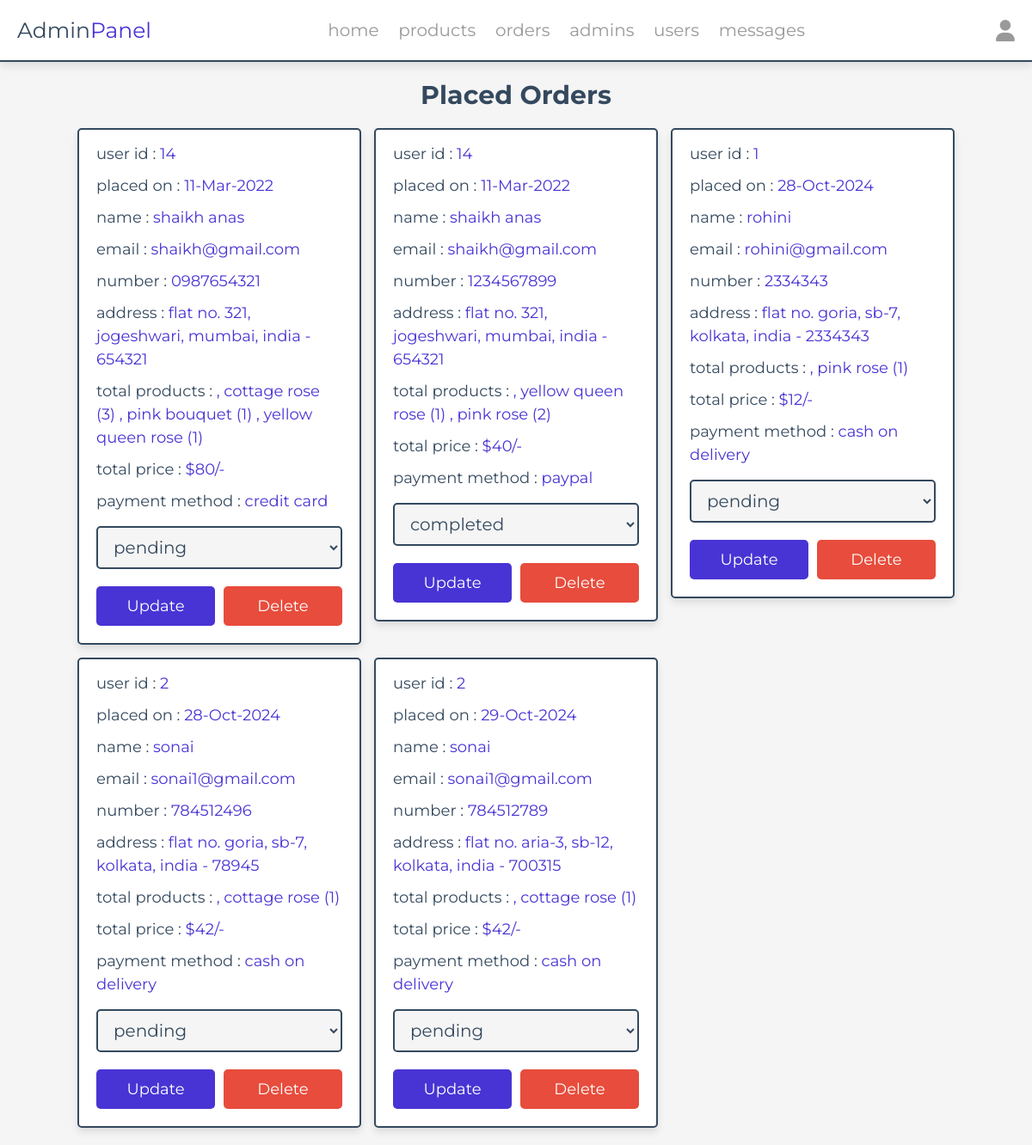
The page /admin/placed_orders.php (signed in) on the database its author committed.
### tables this page shows
CREATE TABLE `orders` (
  `id` int(100) NOT NULL,
  `user_id` int(100) NOT NULL,
  `name` varchar(100) NOT NULL,
  `number` varchar(12) NOT NULL,
  `email` varchar(100) NOT NULL,
  `method` varchar(50) NOT NULL,
  `address` varchar(500) NOT NULL,
  `total_products` varchar(1000) NOT NULL,
  `total_price` int(100) NOT NULL,
  `placed_on` varchar(50) NOT NULL,
  `payment_status` varchar(20) NOT NULL DEFAULT 'pending'
);

### admin/placed_orders.php (the view, shortened to what this page needs)
<?php
include '../components/connect.php';
?>
<!DOCTYPE html>
<html lang="en">
<head>
   <link rel="stylesheet" href="https://cdnjs.cloudflare.com/ajax/libs/font-awesome/6.1.1/css/all.min.css">
   <link rel="stylesheet" href="../css/admin_style.css">
</head>
<body>
<?php include '../components/admin_header.php' ?>
<section class="placed-orders">
   <h1 class="heading">placed orders</h1>
   <div class="box-container">
   <?php
      $select_orders = mysqli_query($conn, "SELECT * FROM `orders`");
      if (mysqli_num_rows($select_orders) > 0) {
         while ($fetch_orders = mysqli_fetch_assoc($select_orders)) {
   ?>
   <div class="box">
      <p> user id : <span><?= $fetch_orders['user_id']; ?></span> </p>
      <p> placed on : <span><?= $fetch_orders['placed_on']; ?></span> </p>
      <p> name : <span><?= $fetch_orders['name']; ?></span> </p>
      <p> email : <span><?= $fetch_orders['email']; ?></span> </p>
      <p> number : <span><?= $fetch_orders['number']; ?></span> </p>
      <p> address : <span><?= $fetch_orders['address']; ?></span> </p>
      <p> total products : <span><?= $fetch_orders['total_products']; ?></span> </p>
      <p> total price : <span>$<?= $fetch_orders['total_price']; ?>/-</span> </p>
      <p> payment method : <span><?= $fetch_orders['method']; ?></span> </p>
      <form action="" method="POST">
         <select name="payment_status" class="drop-down">
            <option value="" selected disabled><?= $fetch_orders['payment_status']; ?></option>
         </select>
         <div class="flex-btn">
            <input type="submit" value="update" class="btn" name="update_payment">
            <a href="placed_orders.php?delete=<?= $fetch_orders['id']; ?>" class="delete-btn" onclick="return confirm('delete this order?');">delete</a>
         </div>
      </form>
   </div>
   <?php
         }
      } else {
         echo '<p class="empty">no orders placed yet!</p>';
      }
   ?>
   </div>
</section>
</body>
</html>

### css/admin_style.css (style rules this page uses)
:root { --main-color:#4834d4; --red:#e74c3c; --orange:#f39c12; --black:#34495e; --white:#fff; --light-bg:#f5f5f5; --light-color:#999; --border:.2rem solid var(--black); --box-shadow:0 .5rem 1rem rgba(0,0,0,.1); }
* { font-family: 'Montserrat', sans-serif; margin:0; padding:0; box-sizing: border-box; text-decoration: none; outline: none; border:none; }
html { font-size: 62.5%; overflow-x: hidden; }
body { background-color: var(--light-bg); }
section { max-width: 1200px; margin:0 auto; padding:2rem; }
.btn, .delete-btn, .option-btn { display: block; margin-top: 1rem; border-radius: .5rem; cursor: pointer; width: 100%; font-size: 1.8rem; color:var(--white); padding:1.2rem 3rem; text-transform: capitalize; text-align: center; }
.btn { background-color: var(--main-color); }
.delete-btn { background-color: var(--red); }
.flex-btn { display: flex; gap:1rem; }
.heading { text-align: center; margin-bottom: 2rem; text-transform: capitalize; color:var(--black); font-size: 3rem; }
.placed-orders .box-container { display: grid; grid-template-columns: repeat(auto-fit, 33rem); gap:1.5rem; justify-content: center; align-items: flex-start; }
.placed-orders .box-container .box { background-color: var(--white); border-radius: .5rem; box-shadow: var(--box-shadow); border:var(--border); padding:2rem; padding-top: 1rem; }
.placed-orders .box-container .box p { padding: .5rem 0; line-height: 1.5; font-size: 1.8rem; color:var(--black); }
.placed-orders .box-container .box p span { color:var(--main-color); }
.placed-orders .box-container .box .drop-down { width: 100%; margin:1rem 0; background-color: var(--light-bg); padding:1rem 1.4rem; font-size: 2rem; color:var(--black); border:var(--border); border-radius: .5rem; }

### rows shown on the page
orders: user "14", placed_on "11-Mar-2022", name "shaikh anas", email "shaikh@gmail.com", number "0987654321", address "flat no. 321, jogeshwari, mumbai, india - 654321", total_products ", cottage rose (3) , pink bouquet (1) , yellow queen rose (1)", total_price "80", method "credit card", payment_status "pending"
orders: user "14", placed_on "11-Mar-2022", name "shaikh anas", email "shaikh@gmail.com", number "1234567899", address "flat no. 321, jogeshwari, mumbai, india - 654321", total_products ", yellow queen rose (1) , pink rose (2)", total_price "40", method "paypal", payment_status "completed"
orders: user "1", placed_on "28-Oct-2024", name "rohini", email "rohini@gmail.com", number "2334343", address "flat no. goria, sb-7, kolkata, india - 2334343", total_products ", pink rose (1)", total_price "12", method "cash on delivery", payment_status "pending"
orders: user "2", placed_on "28-Oct-2024", name "sonai", email "sonai1@gmail.com", number "784512496", address "flat no. goria, sb-7, kolkata, india - 78945", total_products ", cottage rose (1)", total_price "42", method "cash on delivery", payment_status "pending"
orders: user "2", placed_on "29-Oct-2024", name "sonai", email "sonai1@gmail.com", number "784512789", address "flat no. aria-3, sb-12, kolkata, india - 700315", total_products ", cottage rose (1)", total_price "42", method "cash on delivery", payment_status "pending"
